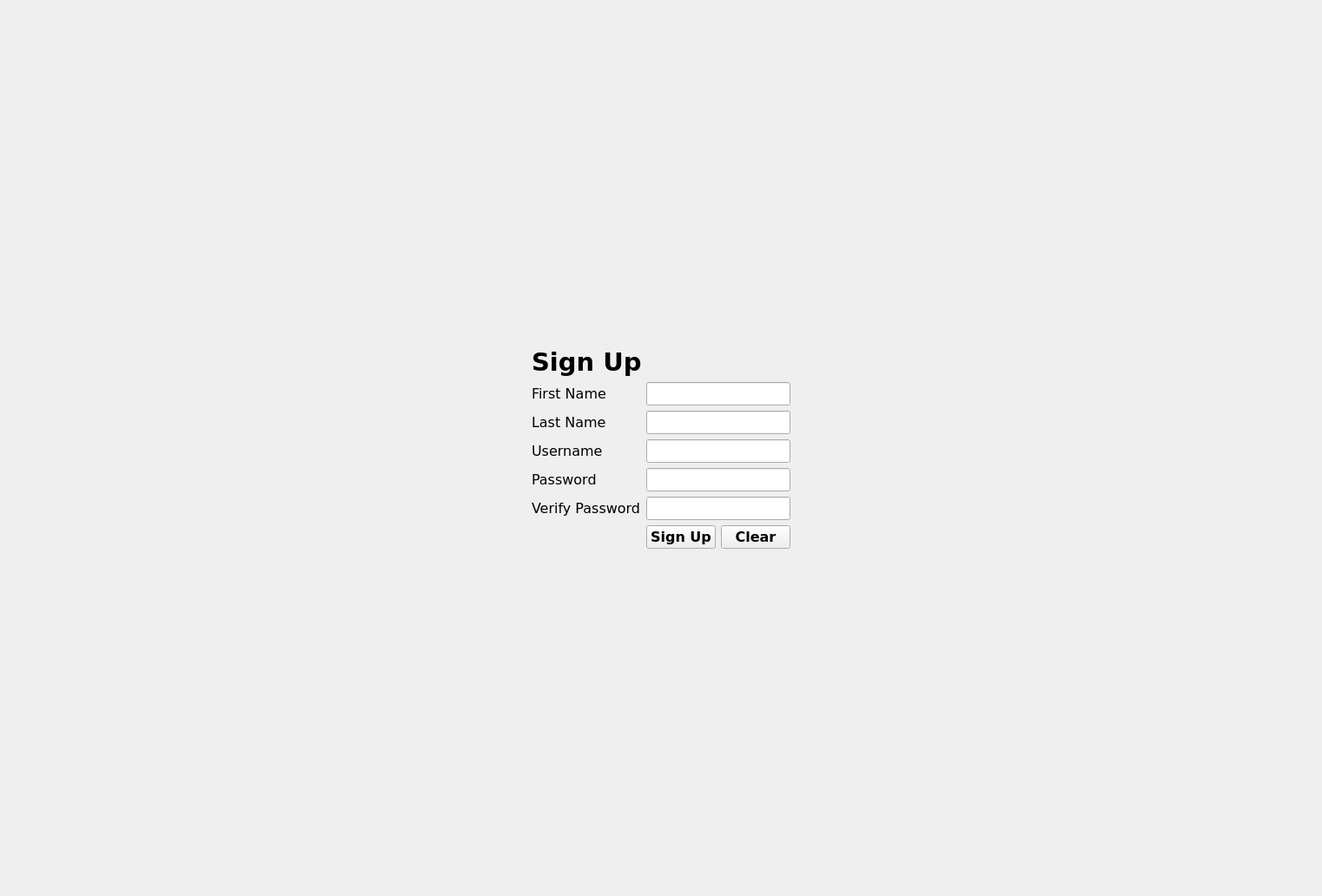
<?xml version="1.0" encoding="UTF-8"?>
<ui version="4.0">
 <class>SignupView</class>
 <widget class="QWidget" name="SignupView">
  <property name="geometry">
   <rect>
    <x>0</x>
    <y>0</y>
    <width>1522</width>
    <height>1032</height>
   </rect>
  </property>
  <property name="font">
   <font>
    <family>Verdana</family>
    <pointsize>12</pointsize>
   </font>
  </property>
  <property name="windowTitle">
   <string>Form</string>
  </property>
  <layout class="QHBoxLayout" name="horizontalLayout">
   <item>
    <spacer name="horizontalSpacer">
     <property name="orientation">
      <enum>Qt::Horizontal</enum>
     </property>
     <property name="sizeHint" stdset="0">
      <size>
       <width>582</width>
       <height>20</height>
      </size>
     </property>
    </spacer>
   </item>
   <item>
    <layout class="QVBoxLayout" name="verticalLayout_3">
     <item>
      <spacer name="verticalSpacer_5">
       <property name="orientation">
        <enum>Qt::Vertical</enum>
       </property>
       <property name="sizeHint" stdset="0">
        <size>
         <width>20</width>
         <height>40</height>
        </size>
       </property>
      </spacer>
     </item>
     <item>
      <widget class="QLabel" name="label_7">
       <property name="font">
        <font>
         <family>Verdana</family>
         <pointsize>22</pointsize>
         <weight>75</weight>
         <bold>true</bold>
        </font>
       </property>
       <property name="text">
        <string>Sign Up</string>
       </property>
      </widget>
     </item>
     <item>
      <layout class="QGridLayout" name="gridLayout">
       <item row="1" column="0">
        <widget class="QLabel" name="label_12">
         <property name="text">
          <string>Last Name</string>
         </property>
        </widget>
       </item>
       <item row="1" column="1" colspan="2">
        <widget class="QLineEdit" name="lineEditUsername_9"/>
       </item>
       <item row="2" column="0">
        <widget class="QLabel" name="label_8">
         <property name="text">
          <string>Username</string>
         </property>
        </widget>
       </item>
       <item row="5" column="1">
        <widget class="QPushButton" name="buttonLogin_3">
         <property name="font">
          <font>
           <family>Verdana</family>
           <pointsize>12</pointsize>
           <weight>75</weight>
           <bold>true</bold>
          </font>
         </property>
         <property name="text">
          <string>Sign Up</string>
         </property>
        </widget>
       </item>
       <item row="4" column="1" colspan="2">
        <widget class="QLineEdit" name="lineEditUsername_7">
         <property name="inputMask">
          <string/>
         </property>
         <property name="echoMode">
          <enum>QLineEdit::Password</enum>
         </property>
        </widget>
       </item>
       <item row="2" column="1" colspan="2">
        <widget class="QLineEdit" name="lineEditUsername_5"/>
       </item>
       <item row="5" column="2">
        <widget class="QPushButton" name="buttonReset_3">
         <property name="font">
          <font>
           <family>Verdana</family>
           <pointsize>12</pointsize>
           <weight>75</weight>
           <bold>true</bold>
          </font>
         </property>
         <property name="text">
          <string>Clear</string>
         </property>
        </widget>
       </item>
       <item row="4" column="0">
        <widget class="QLabel" name="label_10">
         <property name="text">
          <string>Verify Password</string>
         </property>
        </widget>
       </item>
       <item row="3" column="1" colspan="2">
        <widget class="QLineEdit" name="lineEditUsername_6">
         <property name="inputMask">
          <string/>
         </property>
         <property name="echoMode">
          <enum>QLineEdit::Password</enum>
         </property>
        </widget>
       </item>
       <item row="3" column="0">
        <widget class="QLabel" name="label_9">
         <property name="text">
          <string>Password</string>
         </property>
        </widget>
       </item>
       <item row="0" column="0">
        <widget class="QLabel" name="label_11">
         <property name="text">
          <string>First Name</string>
         </property>
        </widget>
       </item>
       <item row="0" column="1" colspan="2">
        <widget class="QLineEdit" name="lineEditUsername_8"/>
       </item>
      </layout>
     </item>
     <item>
      <spacer name="verticalSpacer_6">
       <property name="orientation">
        <enum>Qt::Vertical</enum>
       </property>
       <property name="sizeHint" stdset="0">
        <size>
         <width>20</width>
         <height>40</height>
        </size>
       </property>
      </spacer>
     </item>
    </layout>
   </item>
   <item>
    <spacer name="horizontalSpacer_2">
     <property name="orientation">
      <enum>Qt::Horizontal</enum>
     </property>
     <property name="sizeHint" stdset="0">
      <size>
       <width>581</width>
       <height>20</height>
      </size>
     </property>
    </spacer>
   </item>
  </layout>
 </widget>
 <tabstops>
  <tabstop>lineEditUsername_8</tabstop>
  <tabstop>lineEditUsername_9</tabstop>
  <tabstop>lineEditUsername_5</tabstop>
  <tabstop>lineEditUsername_6</tabstop>
  <tabstop>lineEditUsername_7</tabstop>
  <tabstop>buttonLogin_3</tabstop>
  <tabstop>buttonReset_3</tabstop>
  <tabstop>buttonReset_2</tabstop>
  <tabstop>buttonLogin_2</tabstop>
  <tabstop>lineEditUsername_2</tabstop>
  <tabstop>buttonReset</tabstop>
  <tabstop>lineEditUsername_4</tabstop>
  <tabstop>lineEditUsername_3</tabstop>
  <tabstop>buttonLogin</tabstop>
  <tabstop>lineEditUsername</tabstop>
 </tabstops>
 <resources/>
 <connections/>
</ui>
